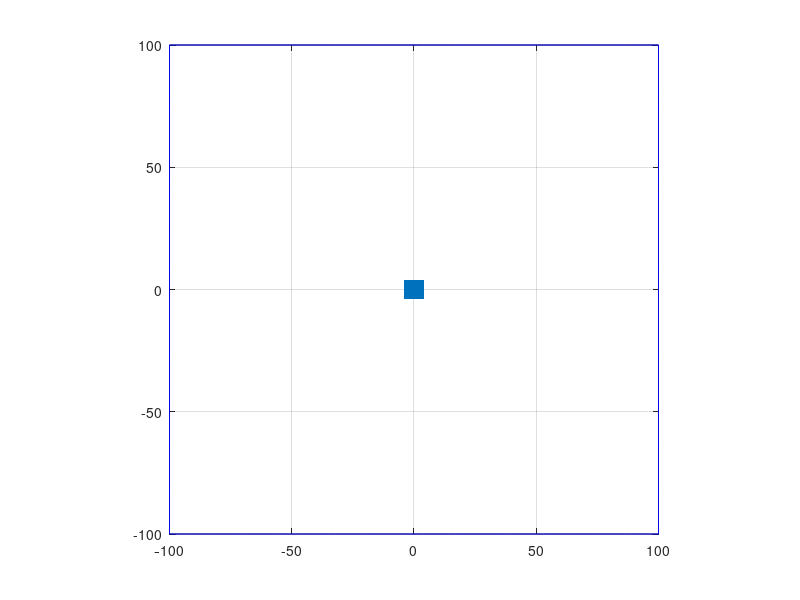

This figure's MATLAB source: (Note: this script raises an error after producing the figure.)
clc;
cla;
clear all;

%Function Definition
cast_ray = @ray;

% Define Boundary
x = -100:100;
y = x.*0;

% Plot Boundary
plot(x, y+max(x), 'b', x, y+min(x), 'b', y+max(x), x, 'b', y+min(x), x, 'b');
grid on;
axis image;
hold on;

% Plot Robot
scatter(0,0,200,'filled','r','s')

r = rand()*360;
for i = 0+r:5:180+r
    cast_ray(i);
end
[rx, ry] = cast_ray(90+r);
scatter(rx, ry,100,'filled','r');
title(r-(360*floor(r/360)))






function [retX, retY] = ray(direction) %degrees clockwise from +x
    
    %Calculate Ray
    %direction = rand()*360; %degrees clockwise from +x
    direction = direction-(360*floor(direction/360));
    if (direction == 90 || direction == 270)
        direction = direction + 0.00000001;
    end

    % Define Ray
    m = -sind(direction)/cosd(direction);

    if (direction<45 || direction>=315) %East Wall
%         disp("East -> " + direction + " -> " + m);
        x = 0:100;
        plot(x,x*m,'c');
        scatter(100,100*m,50,'filled','g')
        retX = 100; retY = 100*m;
        
    elseif (direction<135) %South Wall
%         disp("South -> " + direction + " -> " + m);
        y = -100:0;
        plot(y/m,y,'c');
        scatter(-100/m,-100,50,'filled','g')
        retX = -100/m; retY = -100;
        
    elseif (direction<225) %West Wall
%         disp("West -> " + direction + " -> " + m);
        x = -100:0;
        plot(x,x*m,'c');
        scatter(-100,-100*m,50,'filled','g')
        retX = -100; retY = -100*m;
        
    elseif (direction<315) %North Wall
%         disp("North -> " + direction + " -> " + m);
        y = 0:100;
        plot(y/m,y,'c');
        scatter(100/m,100,50,'filled','g')
        retX = 100/m; retY = 100;
    end

end






